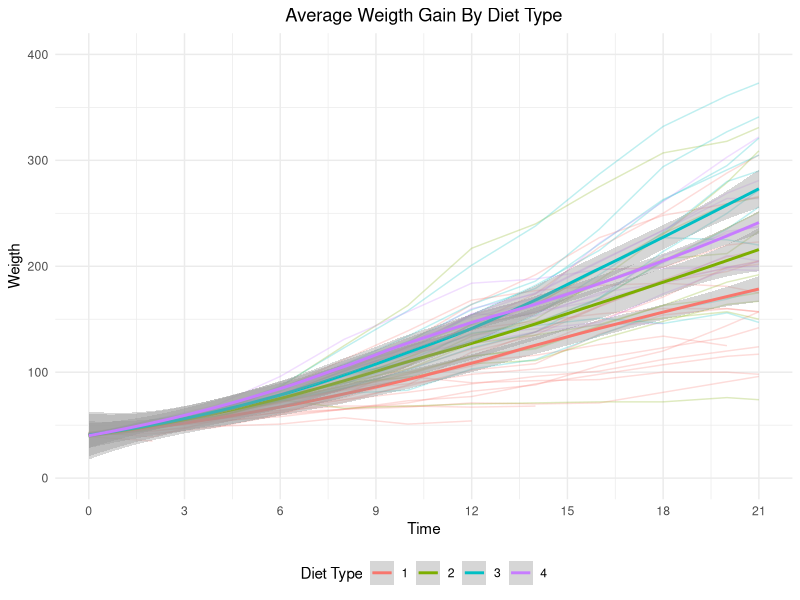

R code for this plot:
## ---- chunk 1
library(tidyverse)
library(kableExtra)
library(data.table)
## ---- chunk 2
#| label: read-data 

long_chicks <- read_csv('chicks.csv')

long_chicks <- data.table(long_chicks)

long_chicks <- long_chicks[, new_variable := (seq_len(.N)-1) * 2, by = Chick]

long_chicks <- 
  long_chicks %>% 
  mutate(
    new_variable = 
      case_when(
        Time == 21 ~ new_variable - 1,
        T ~ new_variable
      ), 
    new_variable
  )

long_chicks %>% 
  filter(new_variable != Time) %>% nrow() -> missing_obs_count

## ---- chunk 3
#| label: count-missing-data

long_chicks %>% 
  mutate(
    max = max(Time)
  ) %>% 
  filter(
    Time == max
  ) %>% 
  select(Chick) %>% 
  unique() %>% 
  unlist() %>% 
  length() -> complete_obs

long_chicks %>% 
  select(Chick) %>% 
  unique() %>% nrow() -> total

long_chicks %>% 
  group_by(Chick) %>% 
  summarise(
    n = n(), 
    last_obs = max(Time)
  ) %>% 
  
  filter(
    
    n != 
      length(
        seq(from = 0, to = 20, by = 2) 
      ) + 1
  ) -> last_time_for_inc
## ---- chunk 4
last_time_for_inc %>% 
  kable(booktabs = T, 
        align = 'c',
        col.names = c("Chick ID", "N observed Periods", "Last Observed Time")
        ) %>% 
  kable_styling(
    latex_options = "striped"
  )
## ---- chunk 5

max <- 
  long_chicks %>% 
  summarise(m  = max(weight)) %>% 
  unlist()

max_for_plot <- 
  ceiling(
    max / 10^(nchar(max)-1) 
  ) * 10^(nchar(max)-1) 

long_chicks %>% 
  ggplot(
    aes(
      x = Time, 
      y = weight, 
      group = Chick, 
      color = as.factor(Diet)
    )
  ) + 
  geom_line(alpha = 0.25) + 
  geom_smooth(
    aes(group = as.factor(Diet))
  ) + 
  theme_minimal() + 
  theme(legend.position="bottom",
        plot.title = element_text(hjust = 0.5)) +  # calling theme here after theme_minimal allows to fuether customization 
                                      # calling theme minimal after this block overwrites everything we define in theme() 
  labs(
    title = "Average Weigth Gain By Diet Type", 
    x = "Time", 
    y = "Weigth", 
    color = "Diet Type"
  ) + 
  scale_x_continuous(
    breaks = seq(from = 0, to = 21, by  = 3) 
  ) + 
  scale_y_continuous(
    limits = c(0, max_for_plot), 
    breaks = seq(from = 0, 
                 to = max_for_plot,
                 by = 100)
  ) 

## ---- chunk 6

lm <- lm(weight ~ as.factor(Diet) * Time, data = long_chicks)

summary(lm)
